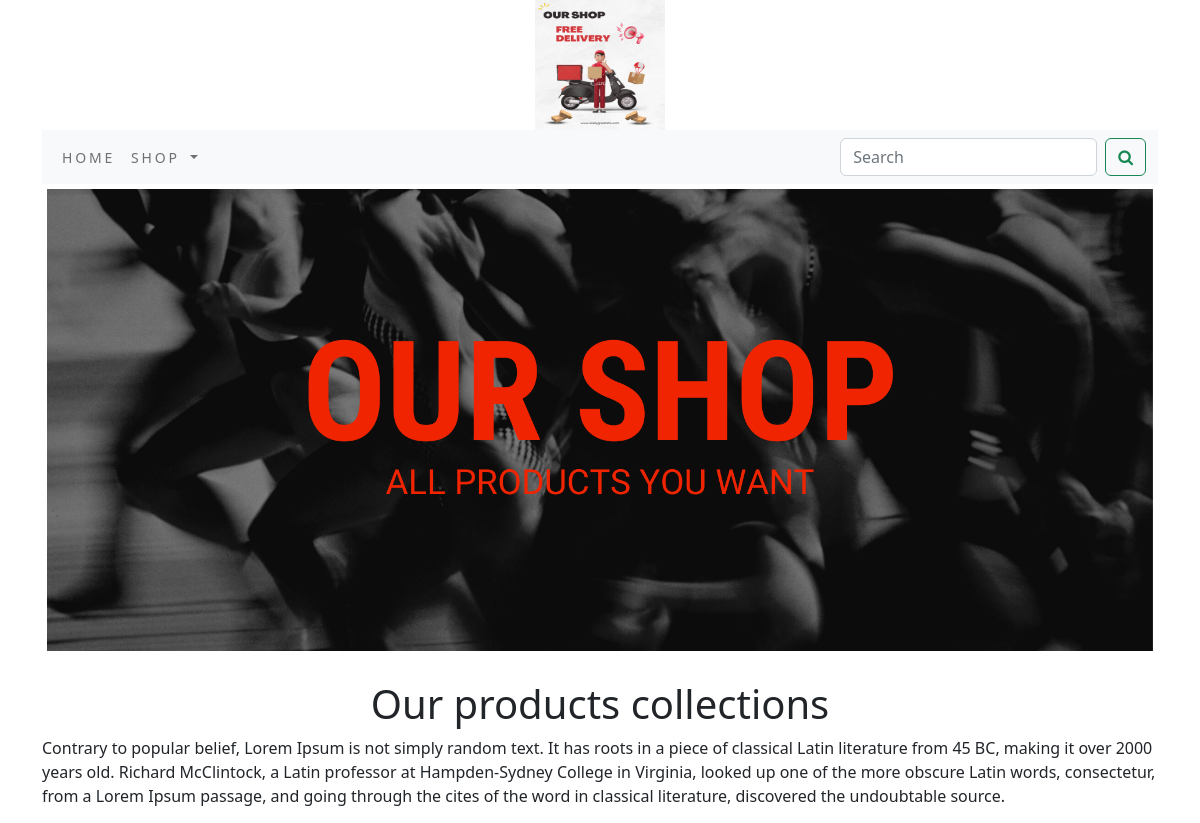
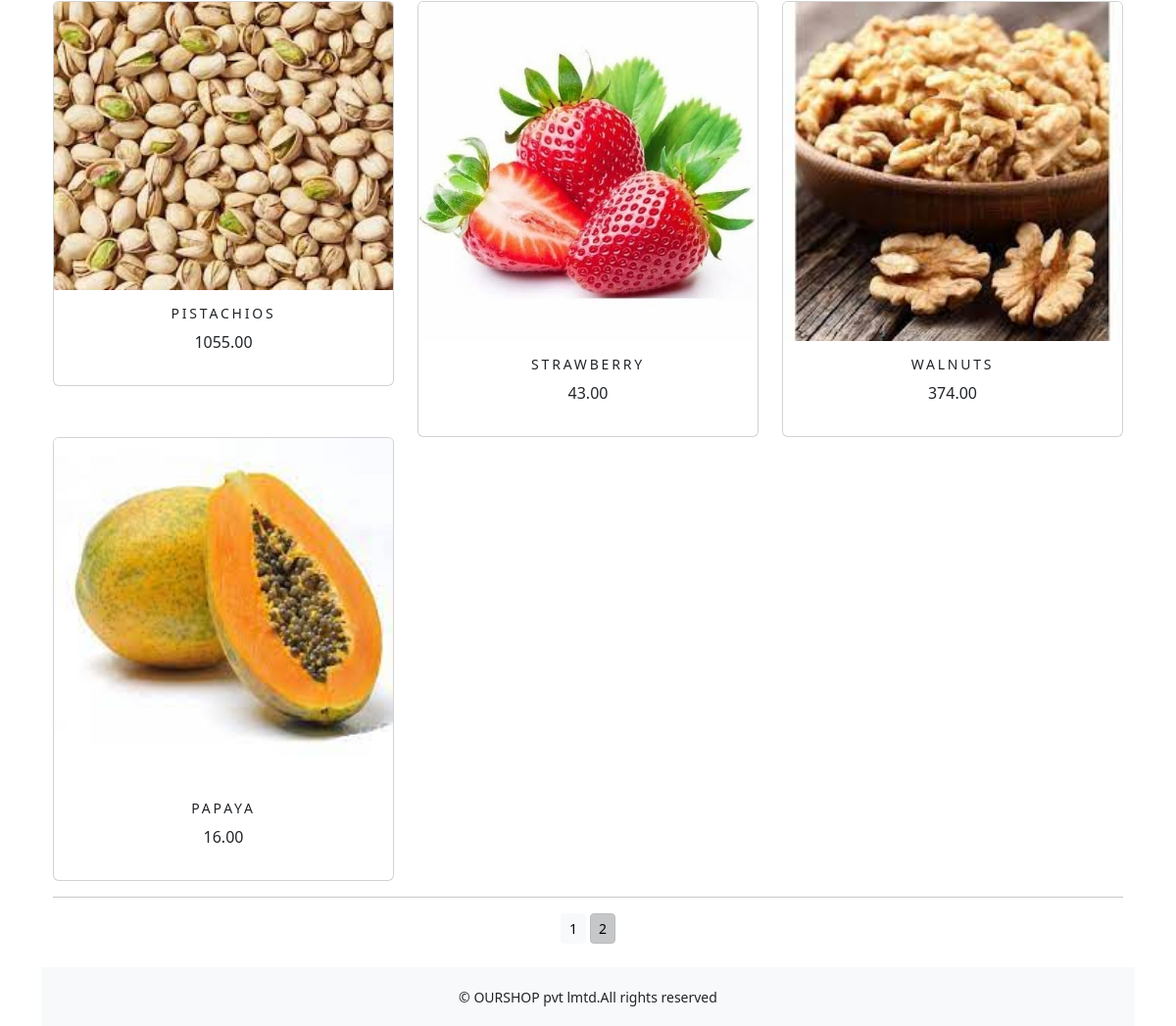
Screenshot of /shop/?page=2 with the database file from the repository (2 pictures, top to bottom).
### shop/models.py (models this page shows, shortened)
class Product(models.Model):
    name=models.CharField(max_length=250,unique=True)
    slug=models.SlugField(max_length=250,unique=True)
    description=models.TextField(blank=True)
    price=models.DecimalField(max_digits=10,decimal_places=2)
    category=models.ForeignKey(Category,on_delete=models.CASCADE)
    image = models.ImageField(upload_to='product', blank=True)
    stock=models.IntegerField()
    available=models.BooleanField(default=True)
    created=models.DateTimeField(auto_now_add=True)
    updated=models.DateTimeField(auto_now=True)
    def get_url(self):
        return reverse('shop:prodCatdetail',args=[self.category.slug,self.slug])
    class Meta:
        ordering = ('name',)
        verbose_name = 'product'
        verbose_name_plural = 'products'

### shop/views.py (the view)
# urls.py: path('',views.allProdCat,name='allProdCat'),
def allProdCat(request,c_slug=None):
    c_page=None
    products_list=None
    if c_slug!=None:
        c_page=get_object_or_404(Category,slug=c_slug)
        products_list=Product.objects.all().filter(category=c_page,available=True)
    else:
        products_list=Product.objects.all().filter(available=True)
    paginator=Paginator(products_list,6)
    try:
        page=int(request.GET.get('page','1'))
    except:
        page=1
    try:
        products=paginator.page(page)
    except  (EmptyPage,InvalidPage):
        products=paginator.page(paginator.num_pages)
    return render(request,'category.html',{'category':c_page,'products':products})

### cart/context_processors.py (called while the page is built)
def counter(request):
    item_count=0
    if 'admin' in request.path:
        return  {}
    else:
        try:
            cart=Cart.objects.filter(cart_id=_cart_id(request))
            car_items=CartItem.objects.all().filter(cart=cart[:1])
            for cart_item in car_items:
                item_count += cart_item.quantity
        except Cart.DoesNotExist:
            item_count=0
    return dict(item_count=item_count)

### cart/views.py (called while the page is built)
def _cart_id(request):
    cart=request.session.session_key
    if not cart:
        cart=request.session.create()
    return cart

### shop/context_processors.py (called while the page is built)
def menu_links(request):
    links=Category.objects.all()
    return dict(links=links)

### shop/models.py (called while the page is built)
    def get_url(self):
            return reverse('shop:products_by_category',args=[self.slug])

### template/category.html (shortened to what this page needs)
{% extends 'base.html' %}
{% load static %}
{% block content %}
<div class="mx_auto">
    {% if category %}
        <img class="my_image" src="{{category.image.url}}" alt="{{category.name}}">
</div>
    <br>
<div>
        <h1 class="text-center my_title">{{category.name}}</h1>
        <p class="text-justify">{{category.description}}</p>
</div>
    {% else %}
<div>
<img class="my_image my_image_padding" src="{% static 'img/banner.png' %}" alt="our products" width="1250px;">
</div>
<br>
<div>
    <h1 class="text-center my_title">Our products collections</h1>
    <p class="text-justify">Contrary to popular belief, Lorem Ipsum is not simply random text. It has roots in a piece of classical Latin literature from 45 BC, making it over 2000 years old. Richard McClintock, a Latin professor at Hampden-Sydney College in Virginia, looked up one of the more obscure Latin words, consectetur, from a Lorem Ipsum passage, and going through the cites of the word in classical literature, discovered the undoubtable source.</p>
</div>
    {% endif %}
<div class="container">
    <div class="row mx_auto">
        {% for product in products.object_list %}
        <div class="my_bottom_margin col-9 col-sm-12  col-md-4 col-lg-4">
            <div class="card text-center" style="min-width:18rem;">
                <a href="{{product.get_url}}"><img class="card-img-top my_image" src="{{product.image.url}}" alt="{{product.name}}"></a>
                <div class="card-body">
                    <h4>{{product.name}}</h4>
                    <p>{{product.price}}</p>
                </div>
            </div>
        </div>
        {% endfor %}
    </div>
    <div class="mx-auto">
        {% if products.paginator.num_pages > 1 %}
        <hr>
        <div class="text-center">
            {% for pg in products.paginator.page_range %}
                <a href="?page={{pg}}"  class="btn btn-light btn-sm {% if products.number == pg %} active {% endif %}">{{pg}}</a>
            {% endfor %}
        </div>
        {% endif %}
    </div>
    <br>
</div>
{% endblock %}

### static/css/custom.css (style rules this page uses)
body { font-family: 'Acme', sans-serif; }
.my_image { width:100%; height:auto; }
.my_image_padding { padding:5px; }
.my_bottom_margin { margin_bottom:10px; }
.card-body h4 { font-size:14px; text-transform:uppercase; letter-spacing:.2em; }

### rows the page displays
Product: image (picture), name "PISTACHIOS", price "1055.00"
Product: image (picture), name "STRAWBERRY", price "43.00"
Product: image (picture), name "WALNUTS", price "374.00"
Product: image (picture), name "PAPAYA", price "16.00"

### other values shown
{{ pg }} "1" "2"
